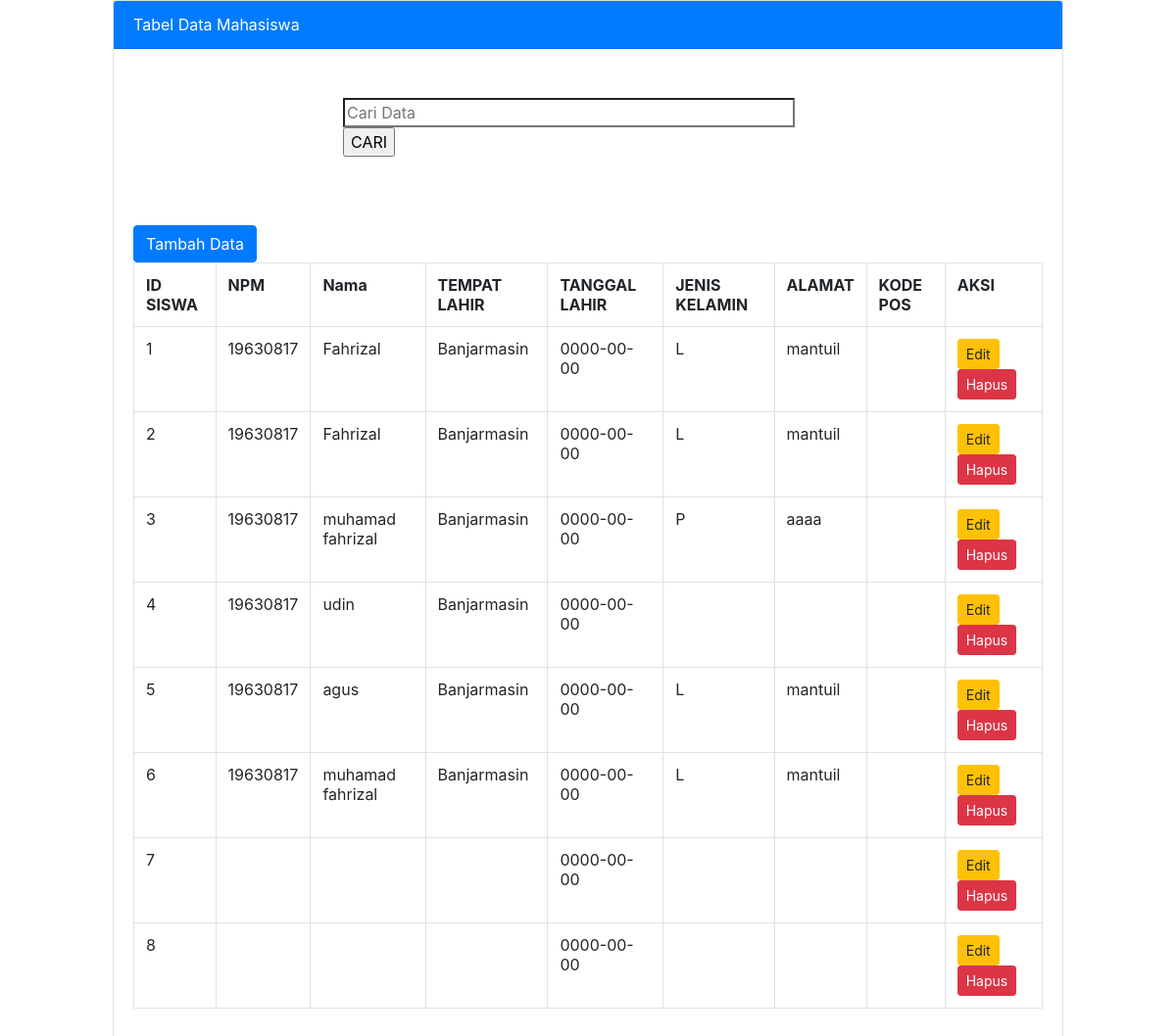
The page /db_mahasiswa/data_siswa.php on the database its author committed.
### tables this page shows
CREATE TABLE `siswa` (
  `idsiswa` int(11) NOT NULL AUTO_INCREMENT,
  `npm` varchar(8) NOT NULL,
  `nama` varchar(100) NOT NULL,
  `tempat_lahir` varchar(50) NOT NULL,
  `tanggal_lahir` date NOT NULL,
  `jenis_kelamin` enum('L','P') DEFAULT NULL,
  `alamat` text DEFAULT NULL,
  `kode_post` varchar(5) DEFAULT NULL,
  PRIMARY KEY (`idsiswa`)
);

### db_mahasiswa/data_siswa.php (the view, shortened to what this page needs)
<!DOCTYPE html
<html lang="en">
<head>
    <link rel="stylesheet" href="css/bootstrap.css">
    <link rel="stylesheet" href="css/cari.css">
</head>
<body>
    <div class="container col-md-10">
        <div class="card">
            <div class="card-header bg-primary text-white">
                Tabel Data Mahasiswa
            </div>
            <div class="">
            <form  name="cari"action="" method="POST">
            <input type="search" name="query"  placeholder="Cari Data" size="40" autofocus=" " autocomplete="off">
            <input type="submit" value="CARI" name="cari">
            </form>
            </div>
            <div class="card-body">
                <a href="index.php" class="btn btn-primary">Tambah Data</a>
                <table class="table table-bordered">
                    <tr>
                        <th>ID SISWA</th>
                        <th>NPM</th>
                        <th>Nama</th>
                        <th>TEMPAT LAHIR</th>
                        <th>TANGGAL LAHIR</th>
                        <th>JENIS KELAMIN</th>
                        <th>ALAMAT</th>
                        <th>KODE POS</th>
                        <th>AKSI</th>
                    </tr>
                    <?php
                        include "koneksi.php";
                        $no = 1;
                        $query = $_POST['query'];
                        if($query !=''){
                            $tampil = mysqli_query($koneksi,"SELECT * FROM siswa WHERE idsiswa LIKE '%".$query."%' OR npm LIKE '%".$query."%' OR
                            nama LIKE '%".$query."%' OR tempat_lahir LIKE '%".$query."%'
                         ");
                        }
                        else{$tampil = mysqli_query($koneksi,"SELECT * FROM siswa");}
                        while($data=mysqli_fetch_array($tampil))
                        {
                    ?>
                    <tr>
                        <td> <?php echo $no++; ?> </td>
                        <td> <?php echo $data['npm']; ?> </td>
                        <td> <?php echo $data['nama']; ?> </td>
                        <td> <?php echo $data['tempat_lahir']; ?> </td>
                        <td> <?php echo $data['tanggal_lahir']; ?> </td>
                        <td> <?php echo $data['jenis_kelamin']; ?> </td>
                        <td> <?php echo $data['alamat']; ?> </td>
                        <td> <?php echo $data['kode_pos']; ?> </td>
                        <td>
                            <a href="edit_mahasiswa.php?idsiswa=<?php echo $data['idsiswa']; ?>" class="btn btn-sm btn-warning">Edit</a>
                            <a href="delete.php?idsiswa=<?php echo $data['idsiswa']; ?>" class="btn btn-sm btn-danger">Hapus</a>
                        </td>
                    </tr>
                        <?php }  ?>
                </table>
            </div>
        </div>
    </div>
</body>
</html>

### db_mahasiswa/css/cari.css (style rules this page uses)
form { width:500px;margin:50px auto; }

### rows shown on the page
siswa: npm "19630817", nama "Fahrizal", tempat_lahir "Banjarmasin", tanggal_lahir "0000-00-00", jenis_kelamin "L", alamat "mantuil"
siswa: npm "19630817", nama "Fahrizal", tempat_lahir "Banjarmasin", tanggal_lahir "0000-00-00", jenis_kelamin "L", alamat "mantuil"
siswa: npm "19630817", nama "muhamad fahrizal", tempat_lahir "Banjarmasin", tanggal_lahir "0000-00-00", jenis_kelamin "P", alamat "aaaa"
siswa: npm "19630817", nama "udin", tempat_lahir "Banjarmasin", tanggal_lahir "0000-00-00"
siswa: npm "19630817", nama "agus", tempat_lahir "Banjarmasin", tanggal_lahir "0000-00-00", jenis_kelamin "L", alamat "mantuil"
siswa: npm "19630817", nama "muhamad fahrizal", tempat_lahir "Banjarmasin", tanggal_lahir "0000-00-00", jenis_kelamin "L", alamat "mantuil"
siswa: tanggal_lahir "0000-00-00"
siswa: tanggal_lahir "0000-00-00"
